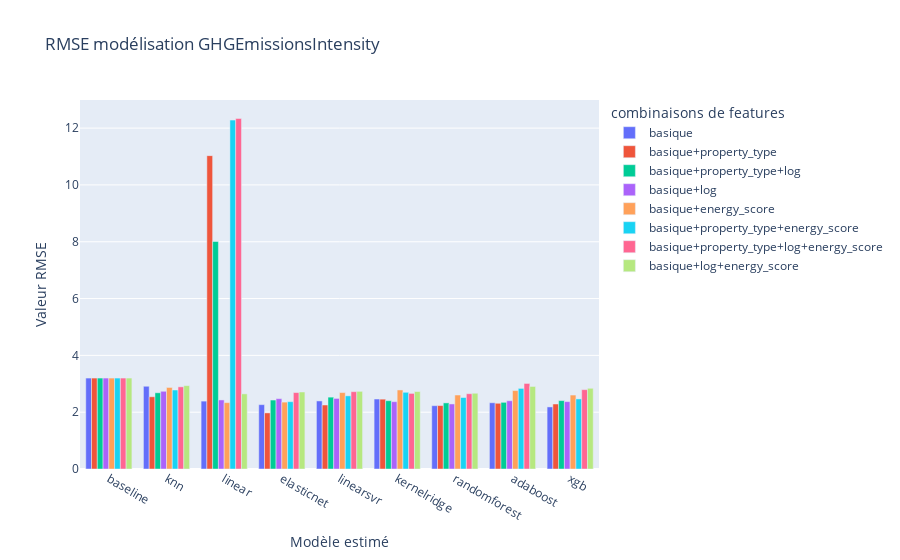

This figure's notebook cell:
### Code cell
fig_data = []
for c in df_benchmark["features"].unique():
    y = []
    for e in estimator_names:
        y.append(df_benchmark.loc[(df_benchmark["estimator"]==e) & (df_benchmark["features"]==c)]["rmse_test"].iloc[0])
    fig_data.append(
        go.Bar(name=c, x=estimator_names, y=y)
    )

fig = go.Figure(data=fig_data)

fig.update_layout(
    title=f"RMSE modélisation {target}",
    xaxis_title="Modèle estimé",
    yaxis_title="Valeur RMSE",
    legend_title="combinaisons de features",
    height=800
)

fig.show()

### Figure 1 — Plotly figure (JSON) as saved in the notebook; plotly's stock layout.template omitted (floating-point values rounded to 4 significant figures)
{"data": [{"name": "basique", "type": "bar", "x": ["baseline", "knn", "linear", "elasticnet", "linearsvr", "kernelridge", "randomforest", "adaboost", "xgb"], "y": [3.201, 2.913, 2.39, 2.265, 2.396, 2.464, 2.229, 2.332, 2.185]}, {"name": "basique+property_type", "type": "bar", "x": ["baseline", "knn", "linear", "elasticnet", "linearsvr", "kernelridge", "randomforest", "adaboost", "xgb"], "y": [3.201, 2.543, 11.03, 1.975, 2.253, 2.459, 2.233, 2.313, 2.288]}, {"name": "basique+property_type+log", "type": "bar", "x": ["baseline", "knn", "linear", "elasticnet", "linearsvr", "kernelridge", "randomforest", "adaboost", "xgb"], "y": [3.201, 2.684, 8.009, 2.428, 2.53, 2.404, 2.327, 2.347, 2.408]}, {"name": "basique+log", "type": "bar", "x": ["baseline", "knn", "linear", "elasticnet", "linearsvr", "kernelridge", "randomforest", "adaboost", "xgb"], "y": [3.201, 2.736, 2.431, 2.476, 2.485, 2.37, 2.29, 2.403, 2.372]}, {"name": "basique+energy_score", "type": "bar", "x": ["baseline", "knn", "linear", "elasticnet", "linearsvr", "kernelridge", "randomforest", "adaboost", "xgb"], "y": [3.201, 2.871, 2.337, 2.355, 2.69, 2.783, 2.604, 2.76, 2.603]}, {"name": "basique+property_type+energy_score", "type": "bar", "x": ["baseline", "knn", "linear", "elasticnet", "linearsvr", "kernelridge", "randomforest", "adaboost", "xgb"], "y": [3.201, 2.781, 12.28, 2.371, 2.576, 2.7, 2.516, 2.837, 2.467]}, {"name": "basique+property_type+log+energy_score", "type": "bar", "x": ["baseline", "knn", "linear", "elasticnet", "linearsvr", "kernelridge", "randomforest", "adaboost", "xgb"], "y": [3.201, 2.892, 12.34, 2.691, 2.722, 2.661, 2.651, 3.012, 2.793]}, {"name": "basique+log+energy_score", "type": "bar", "x": ["baseline", "knn", "linear", "elasticnet", "linearsvr", "kernelridge", "randomforest", "adaboost", "xgb"], "y": [3.201, 2.935, 2.645, 2.711, 2.734, 2.728, 2.667, 2.906, 2.841]}], "layout": {"autosize": true, "legend": {"title": {"text": "combinaisons de features"}}, "title": {"text": "RMSE modélisation GHGEmissionsIntensity"}, "xaxis": {"autorange": true, "range": [-0.5, 8.5], "title": {"text": "Modèle estimé"}, "type": "category"}, "yaxis": {"autorange": true, "range": [0, 12.99], "title": {"text": "Valeur RMSE"}, "type": "linear"}}}
